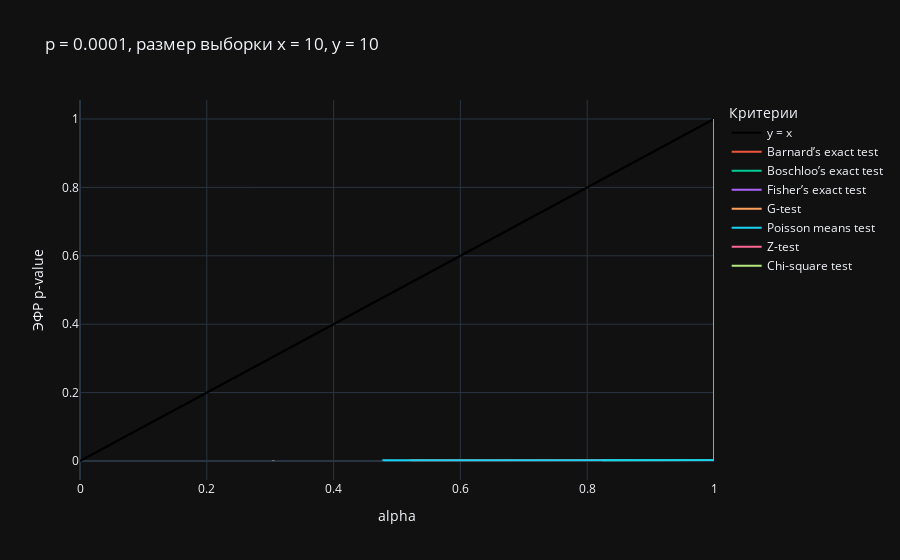
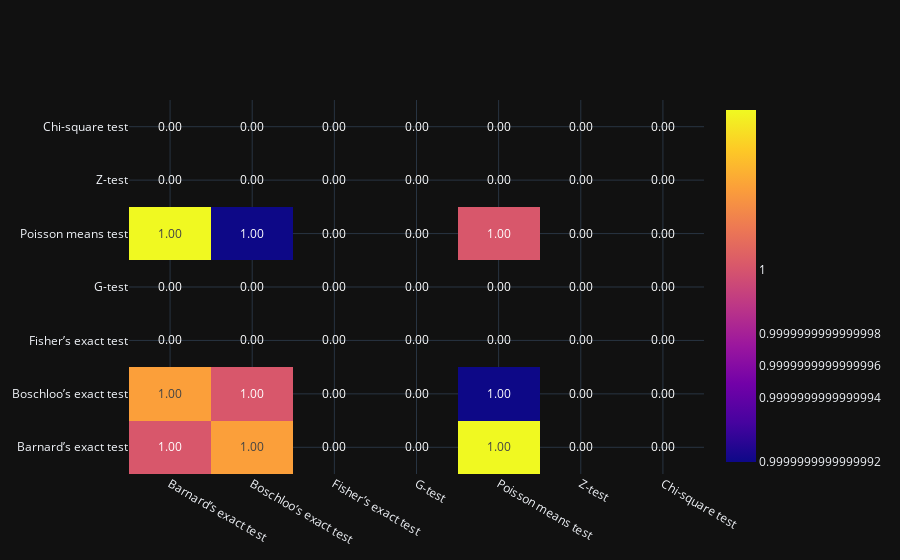
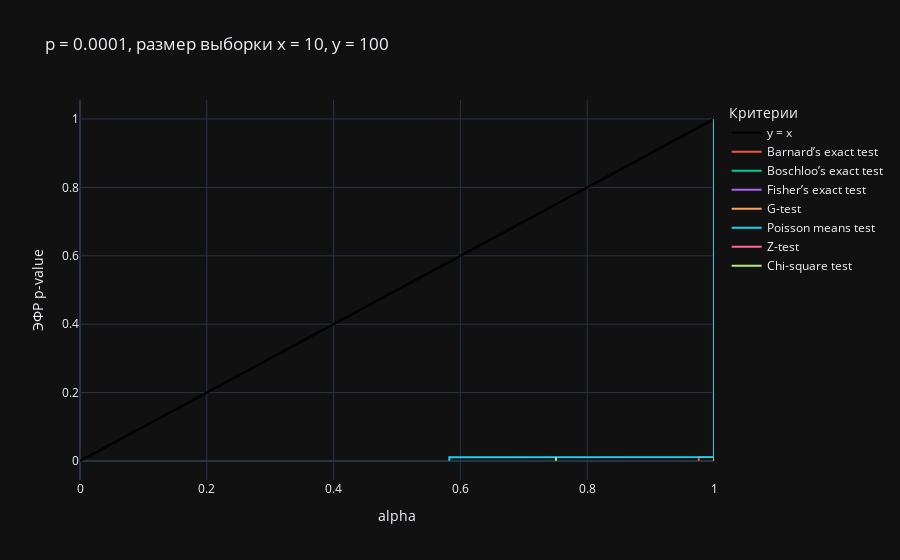
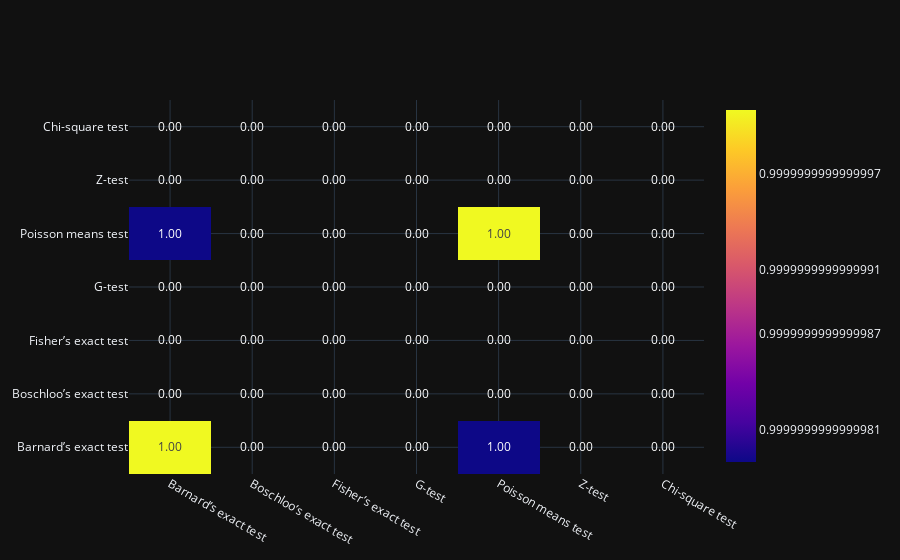

Notebook code cell kept with these figures, in order:
### Code cell
iter_size = 1000
default_random_state = 42
max_alpha = 1 # 0.1

for i, p in enumerate(p_list):
    for j, sample_size_couple in enumerate(sample_size_list):
        random_state = default_random_state + 2 * (i * len(sample_size_list) + j)
        x = binom.rvs(sample_size_couple["x"], p, 
                      random_state=random_state,
                      size=iter_size)
        y = binom.rvs(sample_size_couple["y"], p,
                      random_state=random_state+1,
                      size=iter_size)

        title_name = f"p = {p}, " \
                     + f"sample size x = {sample_size_couple['x']}, " \
                     + f"y = {sample_size_couple['y']}"
        print(title_name + "\n")
        
        fig = go.Figure()
        fig.add_trace(go.Scatter(x=np.linspace(0, max_alpha, num=iter_size), 
                                 y=np.linspace(0, max_alpha, num=iter_size),
                                 line={"color": "black"},
                                 name="y = x",
                                 mode="lines"))
        
        for test in test_list:
            # test["total_time"] = None
            # test["mean_time"] = None
            test["p_value_list"] = []
            start_time = time()
            
            for iter_num in range(iter_size):
                p_value = test["p_value"](x[iter_num], y[iter_num],
                                          sample_size_couple["x"], sample_size_couple["y"])
                test["p_value_list"].append(p_value)
            
            end_time = time()
            # test["total_time"] = end_time - start_time
            # test["mean_time"] = test["total_time"] / iter_size
            print(f"{test['name']}: {1000 * (end_time - start_time) / iter_size:.2f} ms per test")

            p_value_ecdf = ECDF(test["p_value_list"])
            fig.add_trace(go.Scatter(x=p_value_ecdf.x[p_value_ecdf.x <= max_alpha], 
                                     y=p_value_ecdf.y[p_value_ecdf.x <= max_alpha],
                                     name=test["name"],
                                     mode="lines"))

        fig.update_layout(title=title_name,
                          xaxis_title="alpha",
                          yaxis_title="ECDF p-value",
                          legend_title="Criteria")
        fig.show()

        p_value_data = pd.DataFrame({
            test["name"]: test["p_value_list"]
            for test in test_list
        }).corr()

        fig = go.Figure()
        fig.add_trace(go.Heatmap(x=p_value_data.columns,
                                 y=p_value_data.index,
                                 z=np.array(p_value_data),
                                 text=p_value_data.values,
                                 texttemplate='%{text:.2f}'))
        fig.show()

### Figure 1 — Plotly figure (JSON) as saved in the notebook; plotly's stock layout.template omitted (floating-point values rounded to 4 significant figures; data arrays with more than 128 entries replaced by an {"elided": "..."} marker saying what was removed)
{"data": [{"line": {"color": "black"}, "mode": "lines", "name": "y = x", "x": {"elided": "1000 float values"}, "y": {"elided": "1000 float values"}, "type": "scatter"}, {"mode": "lines", "name": "Barnard’s exact test", "x": {"elided": "1001 float values"}, "y": {"elided": "1001 float values"}, "type": "scatter"}, {"mode": "lines", "name": "Boschloo’s exact test", "x": {"elided": "1001 float values"}, "y": {"elided": "1001 float values"}, "type": "scatter"}, {"mode": "lines", "name": "Fisher’s exact test", "x": {"elided": "1001 float values"}, "y": {"elided": "1001 float values"}, "type": "scatter"}, {"mode": "lines", "name": "G-test", "x": {"elided": "1001 float values"}, "y": {"elided": "1001 float values"}, "type": "scatter"}, {"mode": "lines", "name": "Poisson means test", "x": {"elided": "1001 float values"}, "y": {"elided": "1001 float values"}, "type": "scatter"}, {"mode": "lines", "name": "Z-test", "x": [null, 0.3049, 0.3049], "y": [0.0, 0.001, 0.002], "type": "scatter"}, {"mode": "lines", "name": "Chi-square test", "x": [null, 0.3049, 0.3049], "y": [0.0, 0.001, 0.002], "type": "scatter"}], "layout": {"title": {"text": "p = 0.0001, размер выборки x = 10, y = 10"}, "xaxis": {"title": {"text": "alpha"}}, "yaxis": {"title": {"text": "ЭФР p-value"}}, "legend": {"title": {"text": "Критерии"}}}}

### Figure 2 — Plotly figure (JSON) as saved in the notebook; plotly's stock layout.template omitted (floating-point values rounded to 4 significant figures)
{"data": [{"text": [[1.0, 1.0, null, null, 1.0, null, null], [1.0, 1.0, null, null, 1.0, null, null], [null, null, null, null, null, null, null], [null, null, null, null, null, null, null], [1.0, 1.0, null, null, 1.0, null, null], [null, null, null, null, null, null, null], [null, null, null, null, null, null, null]], "texttemplate": "%{text:.2f}", "x": ["Barnard’s exact test", "Boschloo’s exact test", "Fisher’s exact test", "G-test", "Poisson means test", "Z-test", "Chi-square test"], "y": ["Barnard’s exact test", "Boschloo’s exact test", "Fisher’s exact test", "G-test", "Poisson means test", "Z-test", "Chi-square test"], "z": [[1.0, 1.0, null, null, 1.0, null, null], [1.0, 1.0, null, null, 1.0, null, null], [null, null, null, null, null, null, null], [null, null, null, null, null, null, null], [1.0, 1.0, null, null, 1.0, null, null], [null, null, null, null, null, null, null], [null, null, null, null, null, null, null]], "type": "heatmap"}], "layout": {}}

### Figure 3 — Plotly figure (JSON) as saved in the notebook; plotly's stock layout.template omitted (floating-point values rounded to 4 significant figures; data arrays with more than 128 entries replaced by an {"elided": "..."} marker saying what was removed)
{"data": [{"line": {"color": "black"}, "mode": "lines", "name": "y = x", "x": {"elided": "1000 float values"}, "y": {"elided": "1000 float values"}, "type": "scatter"}, {"mode": "lines", "name": "Barnard’s exact test", "x": {"elided": "1001 float values"}, "y": {"elided": "1001 float values"}, "type": "scatter"}, {"mode": "lines", "name": "Boschloo’s exact test", "x": {"elided": "1001 float values"}, "y": {"elided": "1001 float values"}, "type": "scatter"}, {"mode": "lines", "name": "Fisher’s exact test", "x": {"elided": "1001 float values"}, "y": {"elided": "1001 float values"}, "type": "scatter"}, {"mode": "lines", "name": "G-test", "x": {"elided": "1001 float values"}, "y": {"elided": "1001 float values"}, "type": "scatter"}, {"mode": "lines", "name": "Poisson means test", "x": {"elided": "1001 float values"}, "y": {"elided": "1001 float values"}, "type": "scatter"}, {"mode": "lines", "name": "Z-test", "x": [null, 0.7507, 0.7507, 0.7507, 0.7507, 0.7507, 0.7507, 0.7507, 0.7507, 0.7507, 0.7507, 0.7507], "y": [0.0, 0.001, 0.002, 0.003, 0.004, 0.005, 0.006, 0.007, 0.008, 0.009, 0.01, 0.011], "type": "scatter"}, {"mode": "lines", "name": "Chi-square test", "x": [null, 0.7507, 0.7507, 0.7507, 0.7507, 0.7507, 0.7507, 0.7507, 0.7507, 0.7507, 0.7507, 0.7507], "y": [0.0, 0.001, 0.002, 0.003, 0.004, 0.005, 0.006, 0.007, 0.008, 0.009, 0.01, 0.011], "type": "scatter"}], "layout": {"title": {"text": "p = 0.0001, размер выборки x = 10, y = 100"}, "xaxis": {"title": {"text": "alpha"}}, "yaxis": {"title": {"text": "ЭФР p-value"}}, "legend": {"title": {"text": "Критерии"}}}}

### Figure 4 — Plotly figure (JSON) as saved in the notebook; plotly's stock layout.template omitted (floating-point values rounded to 4 significant figures)
{"data": [{"text": [[1.0, null, null, null, 1.0, null, null], [null, null, null, null, null, null, null], [null, null, null, null, null, null, null], [null, null, null, null, null, null, null], [1.0, null, null, null, 1.0, null, null], [null, null, null, null, null, null, null], [null, null, null, null, null, null, null]], "texttemplate": "%{text:.2f}", "x": ["Barnard’s exact test", "Boschloo’s exact test", "Fisher’s exact test", "G-test", "Poisson means test", "Z-test", "Chi-square test"], "y": ["Barnard’s exact test", "Boschloo’s exact test", "Fisher’s exact test", "G-test", "Poisson means test", "Z-test", "Chi-square test"], "z": [[1.0, null, null, null, 1.0, null, null], [null, null, null, null, null, null, null], [null, null, null, null, null, null, null], [null, null, null, null, null, null, null], [1.0, null, null, null, 1.0, null, null], [null, null, null, null, null, null, null], [null, null, null, null, null, null, null]], "type": "heatmap"}], "layout": {}}
